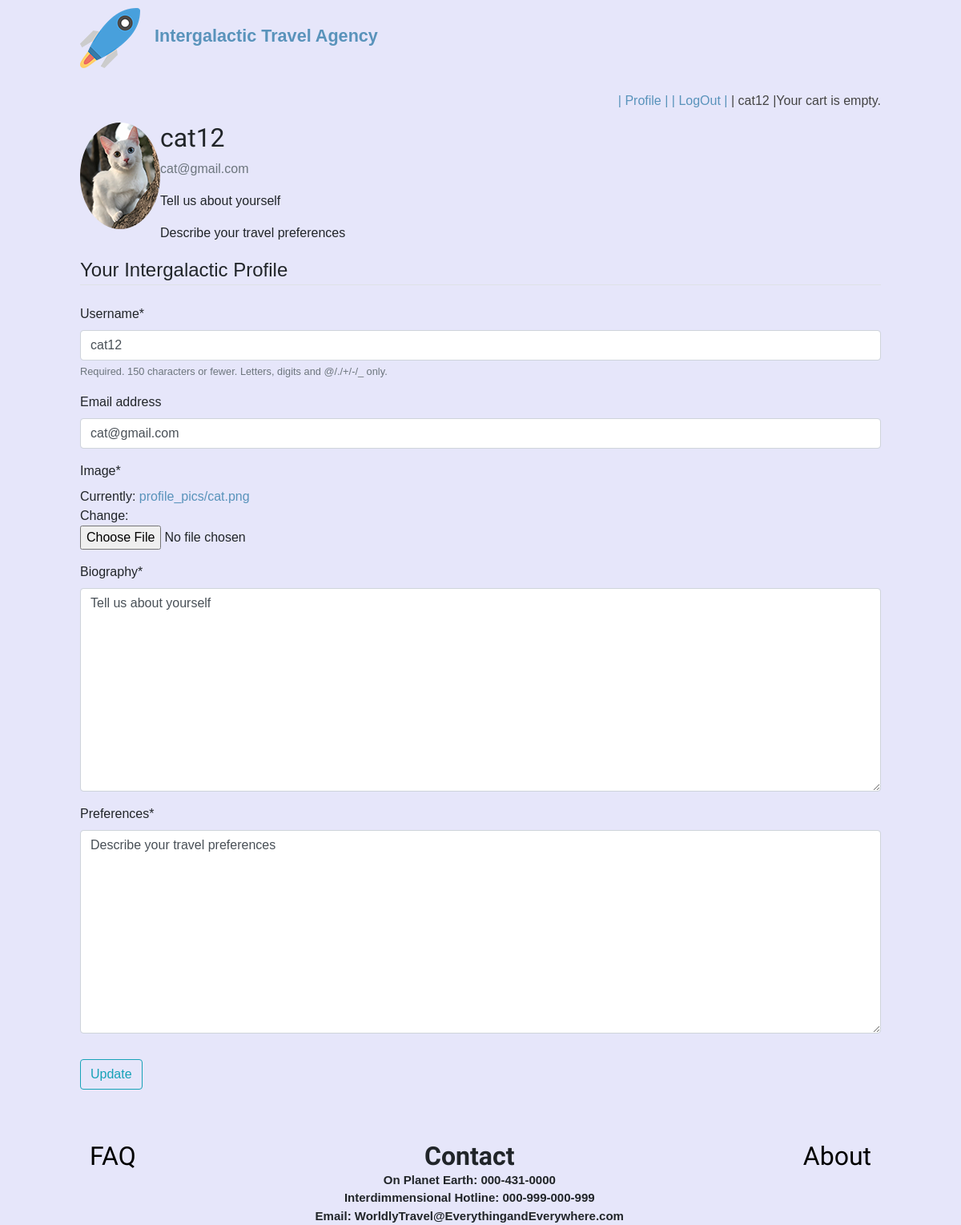
The app's page /profile (signed in) with its own data.
### shop/models.py (models this page shows, shortened)
class Profile(models.Model):
    user = models.OneToOneField(User, on_delete=models.CASCADE) # Delete profile when user is deleted
    image = models.ImageField(default='default.jpg', upload_to='profile_pics')
    biography = models.TextField(default='Tell us about yourself')
    preferences = models.TextField(default='Describe your travel preferences')

### shop/views.py (the view)
# urls.py: path('profile', views.profile, name='profile'),
def profile(request) :
    if request.method == 'POST':
        u_form = UserUpdateForm(request.POST, instance=request.user)
        p_form = ProfileUpdateForm(request.POST, request.FILES, instance=request.user.profile)
        if u_form.is_valid() and p_form.is_valid():
            u_form.save()
            p_form.save()
            messages.success(request, f'Your intergalactic account has been updated')
            return redirect('shop:profile')
    else:
        u_form = UserUpdateForm(instance=request.user)
        p_form = ProfileUpdateForm(instance=request.user.profile)
    context = {
        'u_form': u_form,
        'p_form': p_form
    }
    return render(request, 'profile.html', context)

### shop/forms.py
class UserUpdateForm(forms.ModelForm):
    class Meta:
        model = User
        fields = ['username', 'email']

class ProfileUpdateForm(forms.ModelForm):
    class Meta:
        model = Profile
        fields = ['image', 'biography', 'preferences']

### shop/templates/profile.html (shortened to what this page needs)
{% extends 'shop/base.html' %}
{% load static %}
{% load crispy_forms_tags %}
{% block content %}
<div class="content-section">
<div class="media">
    <img class="rounded-circle account-img" src="{{ user.profile.image.url }}">
    <div class="media-body">
        <h2 class="account-heading">{{ user.username }}</h2>
        <p class="text-secondary">{{ user.email }}</p>
        <p class="fa-align-justify">{{ user.profile.biography }}</p>
        <p class="fa-align-justify">{{ user.profile.preferences }}</p>
    </div>
</div>
    <form method="POST" enctype="multipart/form-data">
        <fieldset class="form-group">
            <legend class="border-bottom mb-4">Your Intergalactic Profile</legend>
            {{ u_form|crispy }}
            {{ p_form|crispy }}
        </fieldset>
        <div class="form-group">
            <button class="btn btn-outline-info" type="submit">Update</button>
        </div>
    </form>
</div>
{% endblock content %}

### shop/templates/shop/base.html (shortened to what this page needs)
{% load static %}
<!DOCTYPE html>
<html lang="en">
<head style="background-color: lavender">
  <link rel="stylesheet" href="https://stackpath.bootstrapcdn.com/bootstrap/4.1.3/css/bootstrap.min.css">
 <link href="{% static "css/base.css" %}" rel="stylesheet">
</head>
<body style="background-color: lavender">
  <div id="header">
      <img src="\media\products\logo.png">&emsp;<big><font color="0c158a"><b><a href="http://127.0.0.1:8000/">Intergalactic Travel Agency</a></b></font></big>
  </div>
  <div id="subheader" style="background-color: lavender">
    {% if request.user.is_authenticated %}
    <div class="cart">
      {% with total_items=cart|length %}
          {% if cart|length > 0 %}
            Your cart:
            <a href="{% url "cart:cart_detail" %}">
              {{ total_items }} item{{ total_items|pluralize }},
              ${{ cart.get_total_price }}
            </a>
          {% else %}
            Your cart is empty.
          {% endif %}
        {% endwith %}
    </div>
    {% endif %}
    <div class="cart" style="background-color: lavender">
      {% if request.user.is_authenticated %}
       <a href="{% url 'shop:profile' %}">
       | Profile |
      </a>
          <a href="{% url 'shop:logout' %}">
       | LogOut |
      </a>
      {% endif %}
            {% if request.user.is_authenticated %}
         <span>| {{ request.user }} |</span>
         {% endif %}
    </div>
  </div>
  <div id="content" style="background-color: lavender">
    {% block content %}
    {% endblock %}
  </div>
</body>
<br>
<br>
  <div class="link-container" style="background-color: lavender">
      <div>
          <h2> <a href = "FAQ" class="link">FAQ</a></h2>
      </div>
      <div class="contact-container">
         <h2>Contact</h2>
         <p>On Planet Earth: 000-431-0000</p>
          <p> Interdimmensional Hotline: 000-999-000-999 </p>
         <p>Email: WorldlyTravel@EverythingandEverywhere.com</p>
      </div>
      <div>
         <h2><a href= "About" class="link">About</a></h2>
      </div>
   </div>
</html>

### shop/static/css/base.css (style rules this page uses)
body { margin:0; padding:0; font-family:helvetica, sans-serif; }
h1, h2, h3, h4, h5 , h6 { font-family: 'Ubuntu', sans-serif; font-weight:normal; }
a { text-decoration:none; color:#5993bb; }
#header { padding:10px 100px; font-size:18px; overflow:auto; }
#subheader { background:#ececec; color:#444; padding:15px 100px; overflow:auto; }
#subheader .cart { float:right; padding-top:4px; }
#content { padding:0 100px; overflow:hidden; }

### shop/templates/shop/base.html (style rules this page uses)
.link { color: rgb(00, 00, 00); text-decoration: none; }
.link-container { display: flex; flex-direction: row; flex-wrap: wrap; justify-content: space-around; }
.contact-container { text-align: center; }
.contact-container h2 { font-weight: 600; margin-bottom: 0; }
.contact-container p { font-weight: 600; font-size: 15px; margin-bottom: 0; }

### records on screen
Profile: biography "Tell us about yourself", preferences "Describe your travel preferences"

### other values on screen
{{ request.user }} "cat12"
{{ user.username }} "cat12"
{{ user.email }} "cat@gmail.com"
{{ user.profile.biography }} "Tell us about yourself"
{{ user.profile.preferences }} "Describe your travel preferences"
